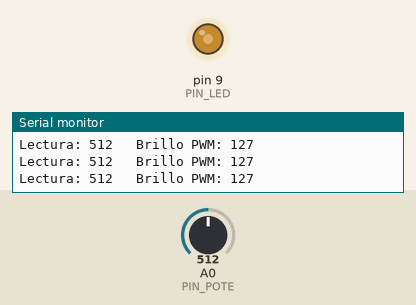
A sketch run on a simulated Arduino Uno, built with avr-gcc and run on an emulated ATmega328P. Parts: output pins drawn as LEDs (lit = HIGH), the last lines printed to the serial monitor. Inputs (shaded band) come from the test bench; at power-on: A0 (PIN_POTE) = 512.

Above: at 1.2 s.
1.3 s: A0 (PIN_POTE) set to 11
At 2.5 s:
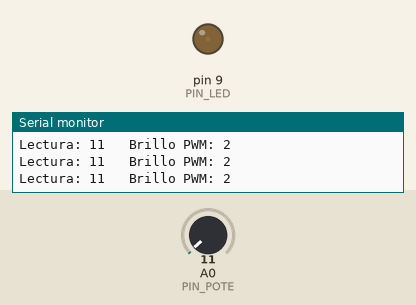
2.8 s: A0 (PIN_POTE) set to 8
At 3.1 s:
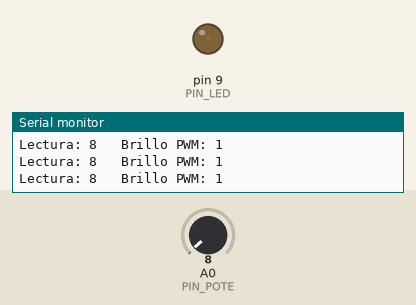
4.3 s: A0 (PIN_POTE) set to 716
At 4.8 s:
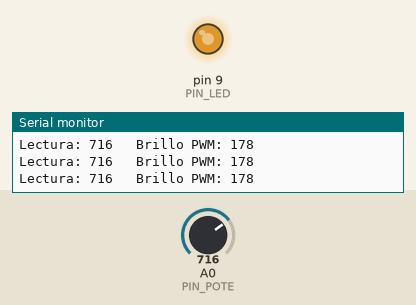
5.8 s: A0 (PIN_POTE) set to 0
At 7.0 s:
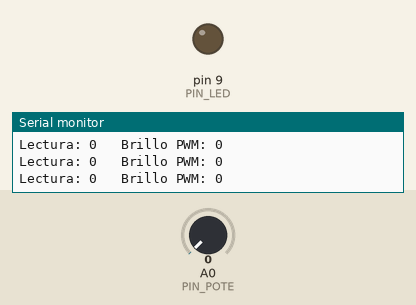
7.3 s: A0 (PIN_POTE) set to 390
At 7.8 s:
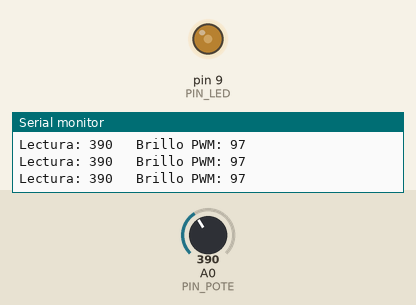
8.8 s: A0 (PIN_POTE) set to 414
At 10.1 s:
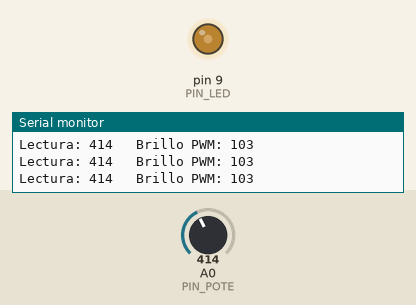
Timing chart, 0 to 11.8 s (numbered marks = the images above; inputs shaded):
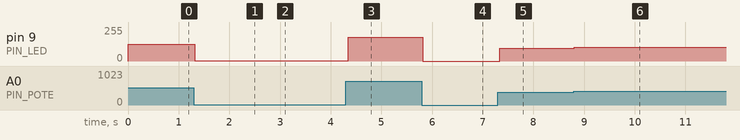

The sketch:

U1-E03-atenuador-potenciometro.ino
```cpp
/* ============================================================
   Unidad 1 - Arduino Uno R3
   EJERCICIO U1-E03 - Atenuador con potenciometro  Nivel: intermedio
   ------------------------------------------------------------
   Se practica: lectura analogica, conversion de rangos (map) y
                salida PWM.
   Materiales:  potenciometro de 10 k, 1 LED, resistencia 220 ohm.
   Montaje:     extremos del potenciometro a 5V y GND;
                cursor (pin central) a A0.
                LED -> resistencia -> pin 9 (pin con PWM).
   ------------------------------------------------------------
   Autor: Francisco J. Agurto
   ============================================================ */

const byte PIN_POTE = A0;
const byte PIN_LED  = 9;      // debe ser un pin marcado con ~

void setup() {
  pinMode(PIN_LED, OUTPUT);
  Serial.begin(9600);
}

void loop() {
  int lectura = analogRead(PIN_POTE);          // 0 .. 1023 (conversor de 10 bits)
  int brillo  = map(lectura, 0, 1023, 0, 255); // 0 .. 255  (ciclo de trabajo PWM)
  brillo      = constrain(brillo, 0, 255);     // nunca fuera del rango seguro

  analogWrite(PIN_LED, brillo);

  Serial.print(F("Lectura: "));
  Serial.print(lectura);
  Serial.print(F("   Brillo PWM: "));
  Serial.println(brillo);

  delay(50);
}

/* PARA PENSAR
   analogWrite() NO entrega una tension intermedia: conmuta
   entre 0 y 5 V a unos 490 Hz. El LED parece atenuado porque
   responde al promedio, pero un osciloscopio veria pulsos. */
```

Measured:
- after the input at 1.3 s, pin 9 (PIN_LED): 127/255 → 2/255 at once
- after the input at 2.8 s, pin 9 (PIN_LED): 2/255 → 1/255 at once
- after the input at 4.3 s, pin 9 (PIN_LED): 1/255 → 178/255 after 0.05 s
- after the input at 5.8 s, pin 9 (PIN_LED): 178/255 → 0/255 at once
- after the input at 7.3 s, pin 9 (PIN_LED): 0/255 → 97/255 at once
- after the input at 8.8 s, pin 9 (PIN_LED): 97/255 → 103/255 at once
